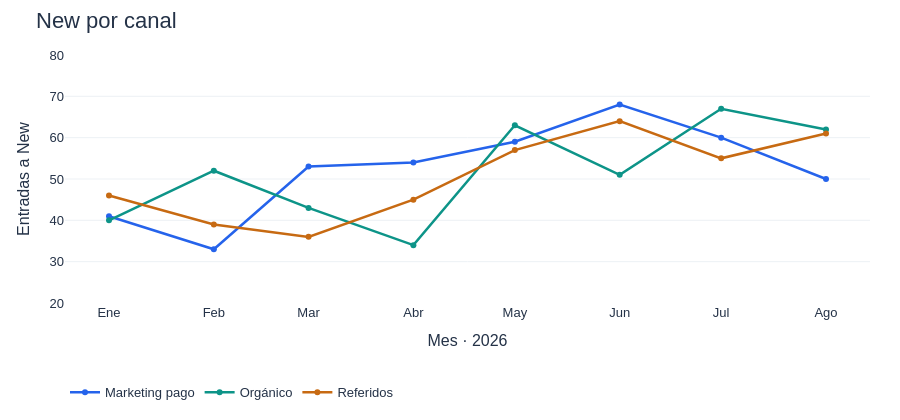

Notebook source saved alongside this figure:
### Markdown cell above
#### Desglose por canal
Comparamos el aumento con los niveles anteriores y con lo que ocurrió después.

### Code cell
from scripts.cro_charts import grafica_new_por_canal
figura_canales=grafica_new_por_canal(METRICAS/'demanda.csv')
figura_canales.show(renderer='plotly_mimetype',config=CONFIG)

### Figure 1 — Plotly figure (JSON) as saved in the notebook; plotly's stock layout.template omitted (floating-point values rounded to 4 significant figures)
{"data": [{"customdata": [["Ene 2026", "—"], ["Feb 2026", "-19,5%"], ["Mar 2026", "+60,6%"], ["Abr 2026", "+1,9%"], ["May 2026", "+9,3%"], ["Jun 2026", "+15,3%"], ["Jul 2026", "-11,8%"], ["Ago 2026", "-16,7%"]], "hovertemplate": "<b>Marketing pago</b> · %{customdata[0]}<br>Entradas a New: %{y:.0f}<br>Variación mensual: %{customdata[1]}<extra></extra>", "line": {"color": "#2563eb", "width": 2.5}, "marker": {"size": 6}, "mode": "lines+markers", "name": "Marketing pago", "type": "scatter", "x": ["2026-01-01T00:00:00", "2026-02-01T00:00:00", "2026-03-01T00:00:00", "2026-04-01T00:00:00", "2026-05-01T00:00:00", "2026-06-01T00:00:00", "2026-07-01T00:00:00", "2026-08-01T00:00:00"], "y": [41, 33, 53, 54, 59, 68, 60, 50]}, {"customdata": [["Ene 2026", "—"], ["Feb 2026", "+30,0%"], ["Mar 2026", "-17,3%"], ["Abr 2026", "-20,9%"], ["May 2026", "+85,3%"], ["Jun 2026", "-19,0%"], ["Jul 2026", "+31,4%"], ["Ago 2026", "-7,5%"]], "hovertemplate": "<b>Orgánico</b> · %{customdata[0]}<br>Entradas a New: %{y:.0f}<br>Variación mensual: %{customdata[1]}<extra></extra>", "line": {"color": "#0d9488", "width": 2.5}, "marker": {"size": 6}, "mode": "lines+markers", "name": "Orgánico", "type": "scatter", "x": ["2026-01-01T00:00:00", "2026-02-01T00:00:00", "2026-03-01T00:00:00", "2026-04-01T00:00:00", "2026-05-01T00:00:00", "2026-06-01T00:00:00", "2026-07-01T00:00:00", "2026-08-01T00:00:00"], "y": [40, 52, 43, 34, 63, 51, 67, 62]}, {"customdata": [["Ene 2026", "—"], ["Feb 2026", "-15,2%"], ["Mar 2026", "-7,7%"], ["Abr 2026", "+25,0%"], ["May 2026", "+26,7%"], ["Jun 2026", "+12,3%"], ["Jul 2026", "-14,1%"], ["Ago 2026", "+10,9%"]], "hovertemplate": "<b>Referidos</b> · %{customdata[0]}<br>Entradas a New: %{y:.0f}<br>Variación mensual: %{customdata[1]}<extra></extra>", "line": {"color": "#c76a12", "width": 2.5}, "marker": {"size": 6}, "mode": "lines+markers", "name": "Referidos", "type": "scatter", "x": ["2026-01-01T00:00:00", "2026-02-01T00:00:00", "2026-03-01T00:00:00", "2026-04-01T00:00:00", "2026-05-01T00:00:00", "2026-06-01T00:00:00", "2026-07-01T00:00:00", "2026-08-01T00:00:00"], "y": [46, 39, 36, 45, 57, 64, 55, 61]}], "layout": {"dragmode": false, "font": {"color": "#243247", "family": "Arial, sans-serif", "size": 13}, "height": 420, "hovermode": "closest", "legend": {"orientation": "h", "x": 0, "xanchor": "left", "y": -0.3, "yanchor": "top"}, "margin": {"b": 105, "l": 65, "r": 30, "t": 55}, "title": {"font": {"size": 22}, "text": "New por canal", "x": 0.04}, "xaxis": {"fixedrange": true, "showgrid": false, "tickmode": "array", "ticktext": ["Ene", "Feb", "Mar", "Abr", "May", "Jun", "Jul", "Ago"], "tickvals": ["2026-01-01T00:00:00", "2026-02-01T00:00:00", "2026-03-01T00:00:00", "2026-04-01T00:00:00", "2026-05-01T00:00:00", "2026-06-01T00:00:00", "2026-07-01T00:00:00", "2026-08-01T00:00:00"], "title": {"text": "Mes · 2026"}, "type": "date"}, "yaxis": {"dtick": 10, "fixedrange": true, "gridcolor": "#edf1f5", "range": [20, 80], "tick0": 20, "tickmode": "linear", "title": {"text": "Entradas a New"}, "zeroline": false}}}
